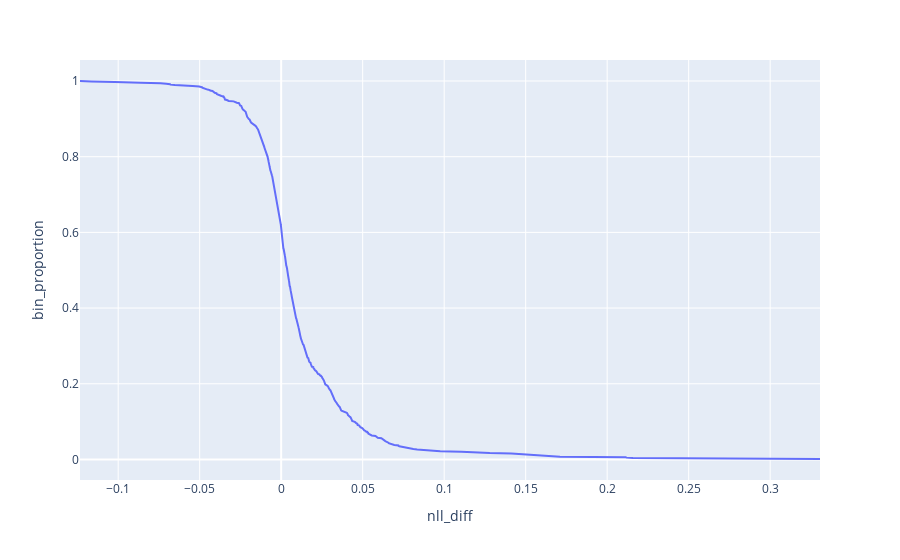

The notebook cell saved with this chart:
### Code cell
cdf = df.copy()
cdf['bins'] = 1
cdf = cdf.sort_values('nll_diff', ascending=False)
cdf['bins'] = cdf['bins'].cumsum()
cdf['bin_proportion'] = cdf['bins'] / cdf['bins'].max()

px.line(cdf, x='nll_diff', y='bin_proportion')

### Figure 1 — Plotly figure (JSON) as saved in the notebook; plotly's stock layout.template omitted (floating-point values rounded to 4 significant figures; data arrays with more than 128 entries replaced by an {"elided": "..."} marker saying what was removed)
{"data": [{"hovertemplate": "nll_diff=%{x}<br>bin_proportion=%{y}<extra></extra>", "legendgroup": "", "line": {"color": "#636efa", "dash": "solid"}, "marker": {"symbol": "circle"}, "mode": "lines", "name": "", "orientation": "v", "showlegend": false, "type": "scatter", "x": {"elided": "836 float values"}, "xaxis": "x", "y": {"elided": "836 float values"}, "yaxis": "y"}], "layout": {"legend": {"tracegroupgap": 0}, "margin": {"t": 60}, "xaxis": {"anchor": "y", "domain": [0, 1], "title": {"text": "nll_diff"}}, "yaxis": {"anchor": "x", "domain": [0, 1], "title": {"text": "bin_proportion"}}}}
